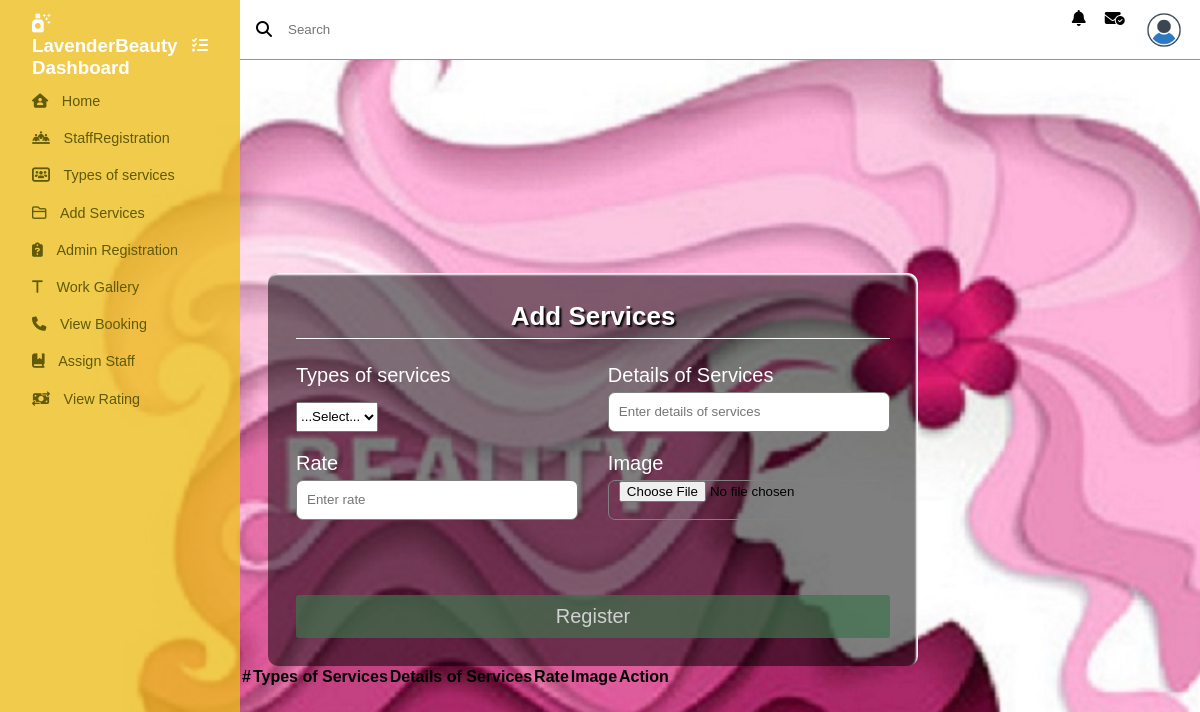
The page /adminboutique/Addservices/ on the database as committed earlier.
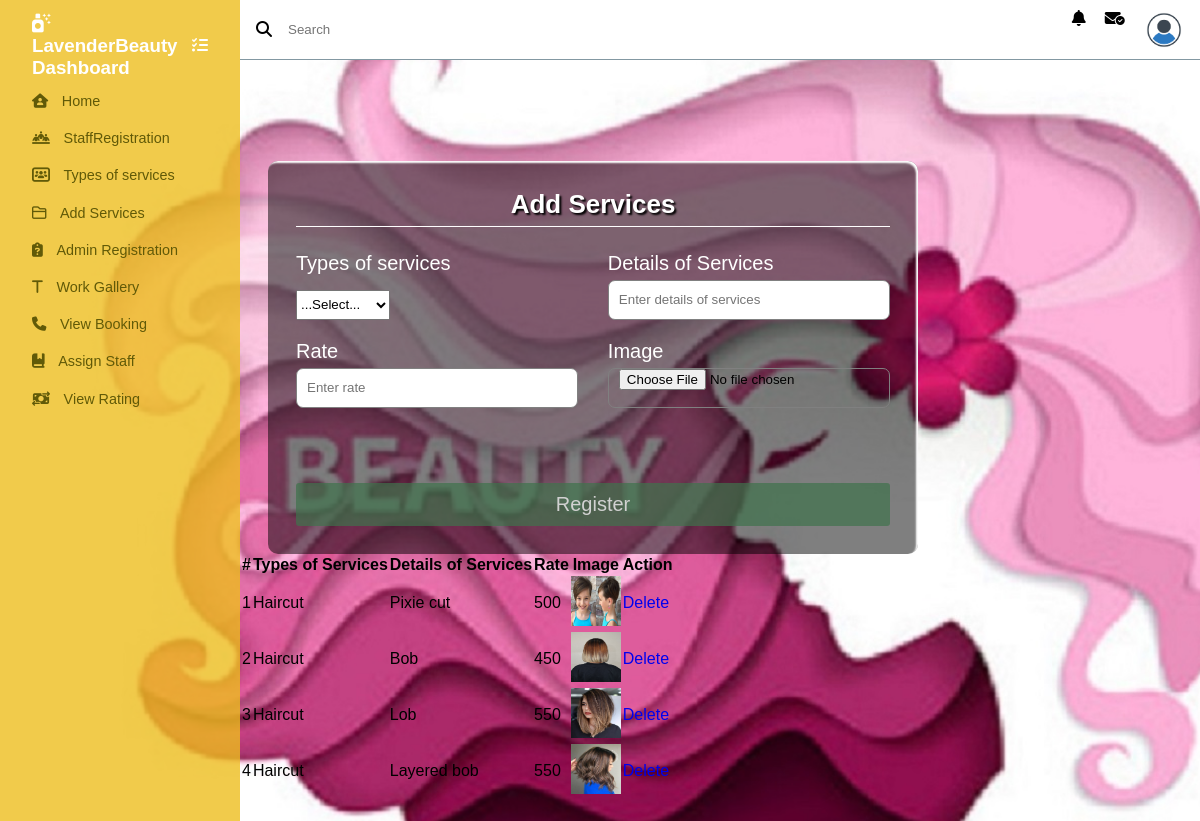
The same page on the database as committed later.
### Admin/models.py (models this page shows)
class tbl_addservices(models.Model):
    servicesdetail=models.CharField(max_length=40)
    rate=models.CharField(max_length=35)
    image=models.FileField(upload_to="Hairstylepic/")
    servicestypes=models.ForeignKey(tbl_typesofservices,on_delete=models.CASCADE)

class tbl_typesofservices(models.Model):
    servicestypes=models.CharField(max_length=40)

### Admin/views.py (the view)
# urls.py: path('Addservices/',views.addservices,name="addservices"),
def addservices(request):
    servicesdata=tbl_typesofservices.objects.all()
    addservicesdata=tbl_addservices.objects.all()
    if request.method=="POST":
        typesofservice=tbl_typesofservices.objects.get(id=request.POST.get('servicestypes'))
        tbl_addservices.objects.create(servicesdetail=request.POST.get('servicesdetail'),rate=request.POST.get('rate'),image=request.FILES.get('image'),servicestypes=typesofservice)
        return redirect('adminboutique:addservices')
    else:
        return render(request,'Admin/Addservices.html',{'services':servicesdata,'addservice':addservicesdata})

### Admin/Templates/Admin/Addservices.html (shortened to what this page needs)
{% extends 'Admin/Header.html' %}
{% load static %}
{% block content%}
<!DOCTYPE html>
<html lang="en">
<head>
</head>
<body>
    <div class="container">
        <h1 class="form-title">Add Services</h1>
        <form action="#" method="post" enctype="multipart/form-data">
          <div class="main-user-info">
            <div class="user-input-box">
                <label for="servicestypes">Types of services</label>
                <select name="servicestypes">
                    <option value="">...Select...</option>
                </select>
            </div>
            <div class="user-input-box">
              <label for="servicesdetail">Details of Services</label>
              <input type="text"
                      id="servicesdetail"
                      name="servicesdetail"
                      placeholder="Enter details of services" value="{{data.servicesdetail}}"/>
            </div>
            <div class="user-input-box">
              <label for="rate">Rate</label>
              <input type="number"
                      id="rate"
                      name="rate"
                      placeholder="Enter rate" value="{{data.rate}}"/>
            </div>
            <div class="user-input-box">
                <label for="phoneNumber">Image</label>
                <input type="file"
                        id="image"
                        name="image"
                        placeholder="Upload Proof" value="{{data.image}}"/>
              </div>
          </div>
          <div class="form-submit-btn">
            <input type="submit" value="Register">
          </div>
        </form>
    </div>
    <table>
        <tr>
            <th>#</th>
            <th>Types of Services</th>
            <th>Details of Services</th>
            <th>Rate</th>
            <th>Image</th>
            <th>Action</th>
        </tr>
        {% for i in addservice %}
        <tr>
            <td>{{forloop.counter}}</td>
            <td>{{i.servicestypes.servicestypes}}</td>
            <td>{{i.servicesdetail}}</td>
            <td>{{i.rate}}</td>
            <td><img src="{{i.image.url}}" width="50" height="50"></td>
            <td><a href="{% url 'adminboutique:deleteaddservice' i.id %}">Delete</a></td>
        </tr>
        {% endfor %}
    </table>
</body>
</html>
{% endblock content %}

Rows that differ between the two databases and show on the page:
added tbl_addservices: servicestypes.servicestypes "Haircut", servicesdetail "Pixie cut", rate "500", image (picture)
added tbl_addservices: servicestypes.servicestypes "Haircut", servicesdetail "Bob", rate "450", image (picture)
added tbl_addservices: servicestypes.servicestypes "Haircut", servicesdetail "Lob", rate "550", image (picture)
added tbl_addservices: servicestypes.servicestypes "Haircut", servicesdetail "Layered bob", rate "550", image (picture)
